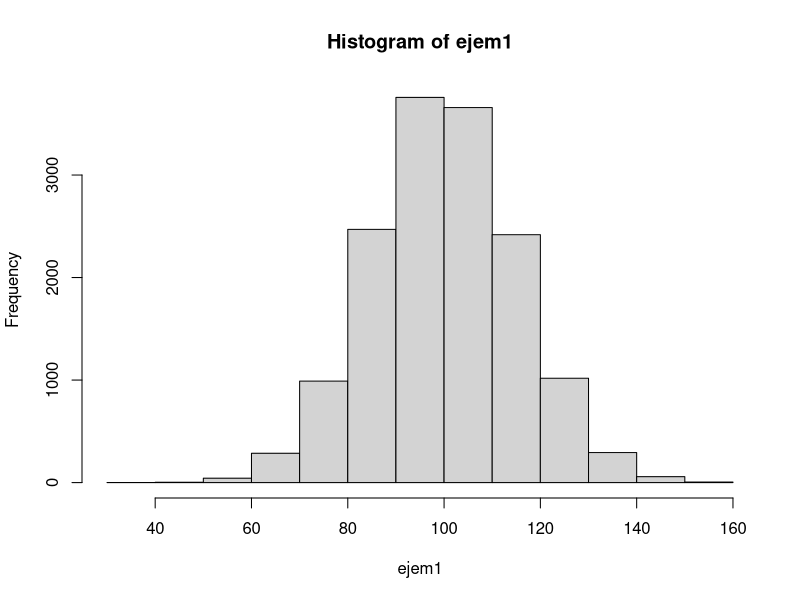
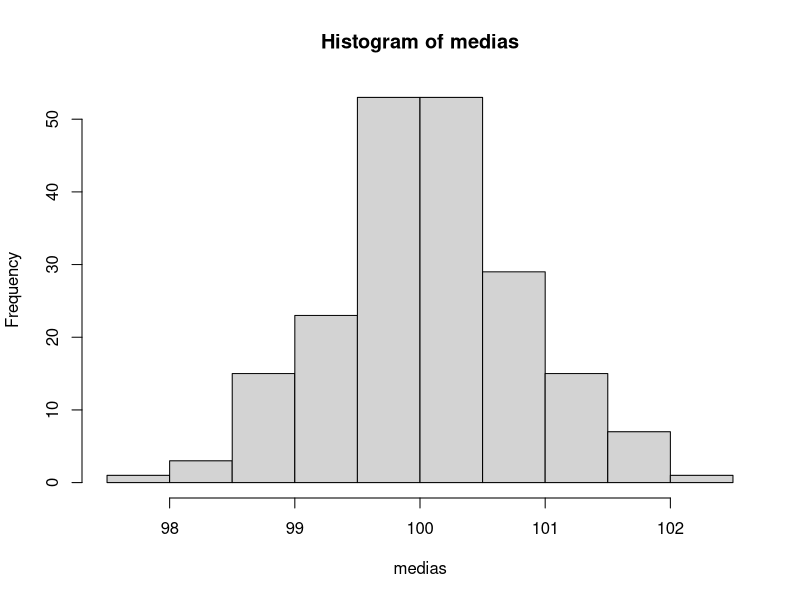
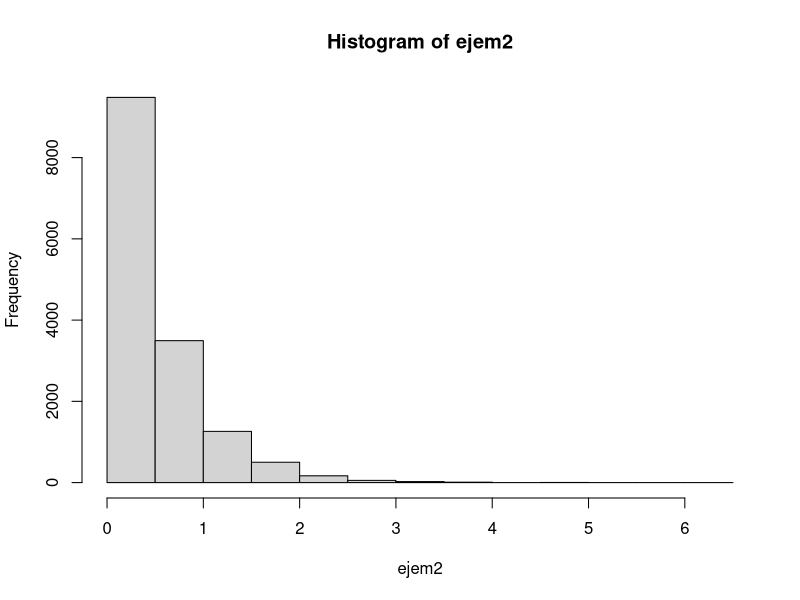
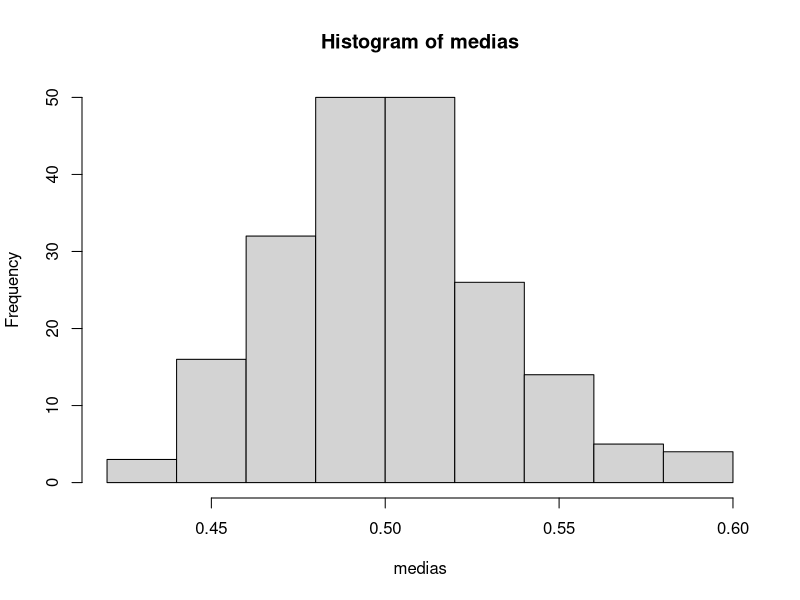
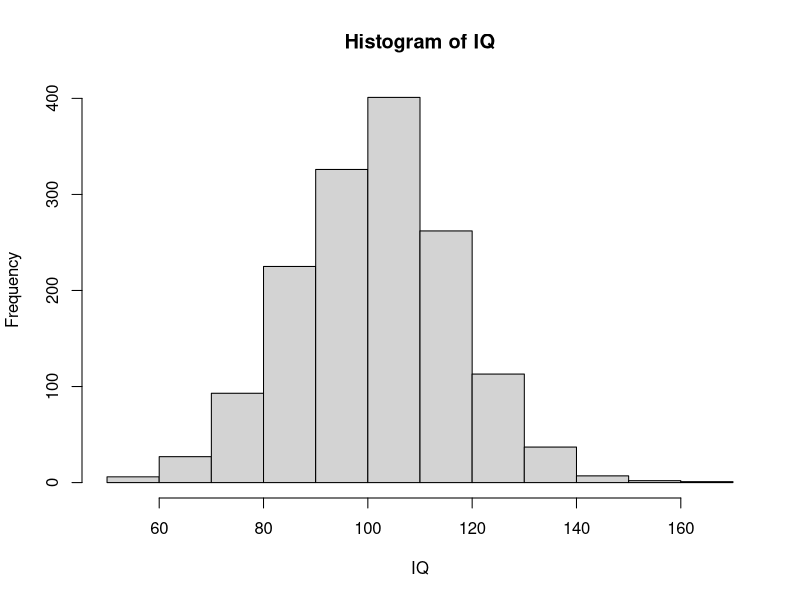
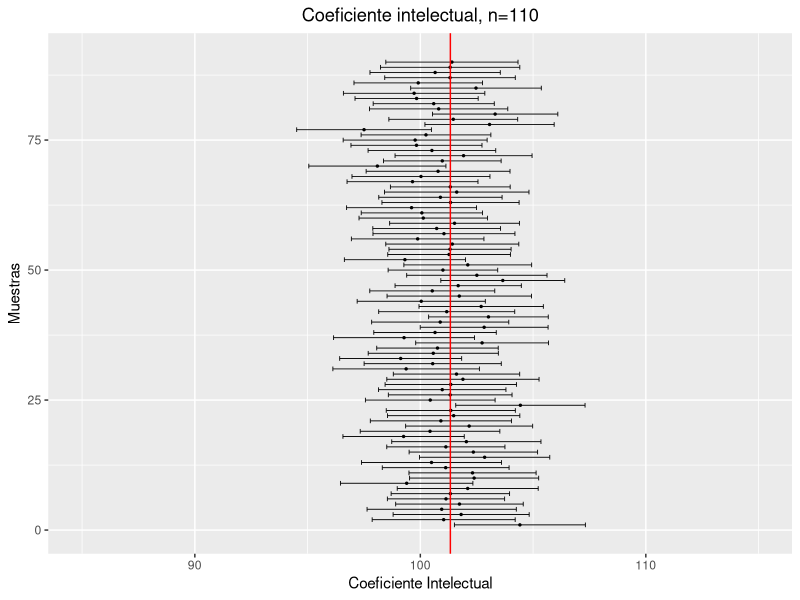

R code for these plots, in order:
## ---- chunk 1
set.seed(43)
ejem1 <- rnorm(n = 15000, mean = 100, sd = 15)
hist(ejem1)
mean(ejem1)
sd(ejem1)
## ---- chunk 2
medias <- NULL
Simulaciones1 <- for (i in 1:200)
  {
  set.seed(i)
  muestra = sample(ejem1, size=300, replace = TRUE)
  media = mean(muestra)
  medias[i] = media
}

hist(medias)
## ---- chunk 3
mean(medias)
mean(ejem1)
sd(medias)
sd(ejem1)/sqrt(200)
## ---- chunk 4
set.seed(43)
ejem2 <- rexp(15000,2)
hist(ejem2)
mean(ejem2)
sd(ejem2)
## ---- chunk 5
medias <- NULL
Simulaciones1 <- for (i in 1:200)
  {
  set.seed(i)
  muestra = sample(ejem2, size=300, replace = TRUE)
  media = mean(muestra)
  medias[i] = media
}

hist(medias)
## ---- chunk 6
mean(medias)
mean(ejem2)
sd(medias)
sd(ejem2)/sqrt(200)
## ---- chunk 7
pnorm(3.19)
## ---- chunk 8
pnorm(1.81) - pnorm(-2.71)
## ---- chunk 9
x <- (0.05-0.03)/sqrt(0.03*0.97/200)
x
pnorm(x)
## ---- chunk 10
x <- (0.105-0.1)/sqrt(0.1*0.9/900)
pnorm(0.5)
## ---- chunk 11
set.seed(35)
IQ <- rnorm(n = 1500, mean = 100, sd = 15)
hist(IQ)
mean(IQ)
sd(IQ)
## ---- chunk 12
LI <- NULL
LS <- NULL
medias <- NULL
Simulaciones <- for (i in 1:90)
  {
  set.seed(i)
  muestra = sample(IQ, size=110)
  media = mean(muestra)
  DE = sd(muestra)
  t <- qt(0.975,109)
  errorEstandar =(DE/sqrt(110))
  LI[i]= media-(t*errorEstandar)
  LS[i]= media+(t*errorEstandar)
  medias[i] = media
  inf = sum(LI  > mean(IQ))
  sup = sum(LS  < mean(IQ))
  }
noContieneMedia <- (sup+inf)/110
noContieneMedia*100
siContieneMedia <- (1-noContieneMedia)
siContieneMedia*100
## ---- chunk 13
library(ggplot2)
ejex <- c(1:90)
ggplot(Simulaciones, aes(medias,ejex)) +
  geom_point(size=0.5) +
  geom_errorbar(aes(xmin = LI, xmax = LS), size=0.3)+
  geom_vline(xintercept = mean(IQ), col = "red", size=0.5)+
  scale_y_continuous(limits = c(0, 91), name = "Muestras") +
  scale_x_continuous(limits = c(85, 115),name = "Coeficiente Intelectual") +
  ggtitle("Coeficiente intelectual, n=110") + theme(plot.title = element_text(hjust = 0.5))+
  scale_linewidth("Windspeed (mph)", range = c(0.5, 3))+
  scale_linewidth("Windspeed (mph)", range = c(0.5, 3))

